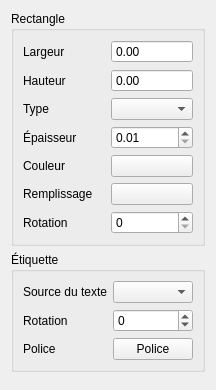
<?xml version="1.0" encoding="UTF-8"?>
<ui version="4.0">
    <class>CabinetLayoutReferencePropertiesWidget</class>
    <widget class="QWidget" name="CabinetLayoutReferencePropertiesWidget">
        <layout class="QVBoxLayout" name="verticalLayout">

            <item>
                <widget class="QGroupBox" name="m_rectangle_gb">
                    <property name="title">
                        <string>Rectangle</string>
                    </property>
                    <layout class="QGridLayout" name="gridLayout_rectangle">

                        <item row="0" column="0">
                            <widget class="QLabel" name="label_box_width">
                                <property name="text">
                                    <string>Largeur</string>
                                </property>
                            </widget>
                        </item>
                        <item row="0" column="1">
                            <widget class="QDoubleSpinBox" name="m_box_width_dsb">
                                <property name="readOnly">
                                    <bool>true</bool>
                                </property>
                                <property name="buttonSymbols">
                                    <enum>QAbstractSpinBox::NoButtons</enum>
                                </property>
                                <property name="maximum">
                                    <double>99999.000000000000000</double>
                                </property>
                            </widget>
                        </item>

                        <item row="1" column="0">
                            <widget class="QLabel" name="label_box_height">
                                <property name="text">
                                    <string>Hauteur</string>
                                </property>
                            </widget>
                        </item>
                        <item row="1" column="1">
                            <widget class="QDoubleSpinBox" name="m_box_height_dsb">
                                <property name="readOnly">
                                    <bool>true</bool>
                                </property>
                                <property name="buttonSymbols">
                                    <enum>QAbstractSpinBox::NoButtons</enum>
                                </property>
                                <property name="maximum">
                                    <double>99999.000000000000000</double>
                                </property>
                            </widget>
                        </item>

                        <item row="2" column="0">
                            <widget class="QLabel" name="label_box_pen_style">
                                <property name="text">
                                    <string>Type</string>
                                </property>
                            </widget>
                        </item>
                        <item row="2" column="1">
                            <widget class="QComboBox" name="m_box_pen_style_cb"/>
                        </item>

                        <item row="3" column="0">
                            <widget class="QLabel" name="label_box_pen_width">
                                <property name="text">
                                    <string>Épaisseur</string>
                                </property>
                            </widget>
                        </item>
                        <item row="3" column="1">
                            <widget class="QDoubleSpinBox" name="m_box_pen_width_dsb">
                                <property name="minimum">
                                    <double>0.010000000000000</double>
                                </property>
                                <property name="maximum">
                                    <double>99.000000000000000</double>
                                </property>
                            </widget>
                        </item>

                        <item row="4" column="0">
                            <widget class="QLabel" name="label_box_pen_color">
                                <property name="text">
                                    <string>Couleur</string>
                                </property>
                            </widget>
                        </item>
                        <item row="4" column="1">
                            <widget class="KColorButton" name="m_box_pen_color_kpb"/>
                        </item>

                        <item row="5" column="0">
                            <widget class="QLabel" name="label_box_fill_color">
                                <property name="text">
                                    <string>Remplissage</string>
                                </property>
                            </widget>
                        </item>
                        <item row="5" column="1">
                            <widget class="KColorButton" name="m_box_brush_color_kpb"/>
                        </item>

                        <item row="6" column="0">
                            <widget class="QLabel" name="label_box_rotation">
                                <property name="text">
                                    <string>Rotation</string>
                                </property>
                            </widget>
                        </item>
                        <item row="6" column="1">
                            <widget class="QSpinBox" name="m_box_rotation_sb">
                                <property name="minimum">
                                    <number>0</number>
                                </property>
                                <property name="maximum">
                                    <number>359</number>
                                </property>
                            </widget>
                        </item>

                    </layout>
                </widget>
            </item>

            <item>
                <widget class="QGroupBox" name="m_label_gb">
                    <property name="title">
                        <string>Étiquette</string>
                    </property>
                    <layout class="QGridLayout" name="gridLayout_label">
                        <item row="0" column="0">
                            <widget class="QLabel" name="label_text_source">
                                <property name="text">
                                    <string>Source du texte</string>
                                </property>
                            </widget>
                        </item>
                        <item row="0" column="1">
                            <widget class="QComboBox" name="m_elmt_info_cb"/>
                        </item>
                        <item row="1" column="0">
                            <widget class="QLabel" name="label_text_rotation">
                                <property name="text">
                                    <string>Rotation</string>
                                </property>
                            </widget>
                        </item>
                        <item row="1" column="1">
                            <widget class="QSpinBox" name="m_text_rotation_sb">
                                <property name="minimum">
                                    <number>-359</number>
                                </property>
                                <property name="maximum">
                                    <number>359</number>
                                </property>
                            </widget>
                        </item>
                        <item row="2" column="0">
                            <widget class="QLabel" name="label_text_font">
                                <property name="text">
                                    <string>Police</string>
                                </property>
                            </widget>
                        </item>
                        <item row="2" column="1">
                            <widget class="QPushButton" name="m_font_pb">
                                <property name="text">
                                    <string>Police</string>
                                </property>
                            </widget>
                        </item>
                    </layout>
                </widget>
            </item>

            <item>
                <spacer name="verticalSpacer">
                    <property name="orientation">
                        <enum>Qt::Vertical</enum>
                    </property>
                </spacer>
            </item>

        </layout>
    </widget>
    <customwidgets>
        <customwidget>
            <class>KColorButton</class>
            <extends>QPushButton</extends>
            <header>kcolorbutton.h</header>
        </customwidget>
    </customwidgets>
    <resources/>
    <connections/>
</ui>
